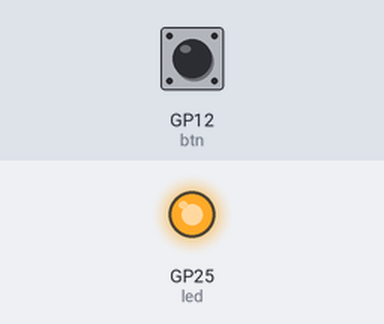
The program below on a simulated Raspberry Pi Pico running MicroPython. Shown: output pins drawn as LEDs (lit = HIGH). The test bench sets the inputs (shaded band); at power-on: GP12 (btn) HIGH. Pins used as bus, display or sensor lines are not drawn.

Above: at 1.2 s.
1.3 s: GP12 (btn) pulled LOW for 0.15 s
At 2.1 s:
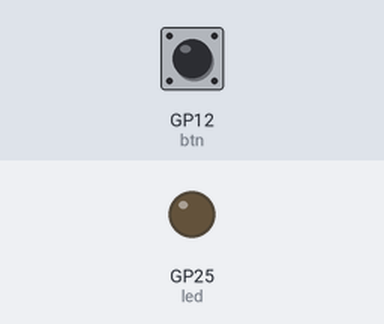
2.9 s: GP12 (btn) pulled LOW for 1 s
At 4.6 s:
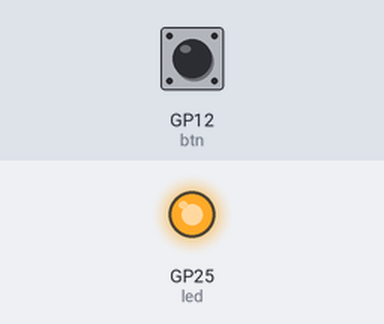
5.4 s: GP12 (btn) pulled LOW for 3.2 s
At 9.3 s:
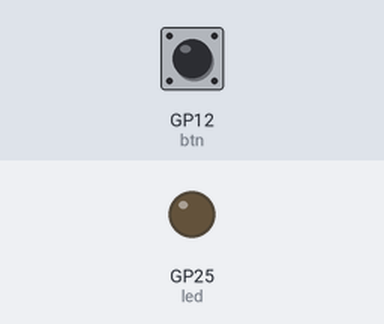
Timing chart, 0 to 10.8 s (numbered marks = the images above; inputs shaded):
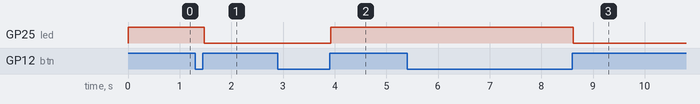

The program:

BirdBox3-1.py
```python
from machine import Pin, Timer
import time

def wait_pin_change(pin):
    "Debounce a GPIO input"
    # wait for pin to change value
    # it needs to be stable for a continuous 20ms
    cur_value = pin.value()
    active = 0
    while active < 20:
        if pin.value() != cur_value:
            active += 1
        else:
            active = 0
        time.sleep_ms(1)
    return cur_value

led = Pin(25, Pin.OUT)
pwr = Pin(22, Pin.OUT, value=1)
btn = Pin(12, Pin.IN, Pin.PULL_UP)
timer = Timer()

def blink(timer):
    led.toggle()

#timer.init(freq=2.5, mode=Timer.PERIODIC, callback=blink)

enable = True
while True:
    led.value(enable)
    pwr.value(enable)
    if 0 == wait_pin_change(btn):
        enable = not enable
    
```

Measured:
- after the input at 1.3 s, GP25 (led): HIGH → LOW after 0.17 s
- after the input at 2.9 s, GP25 (led): LOW → HIGH after 1.0 s
- after the input at 5.4 s, GP25 (led): HIGH → LOW after 3.2 s
